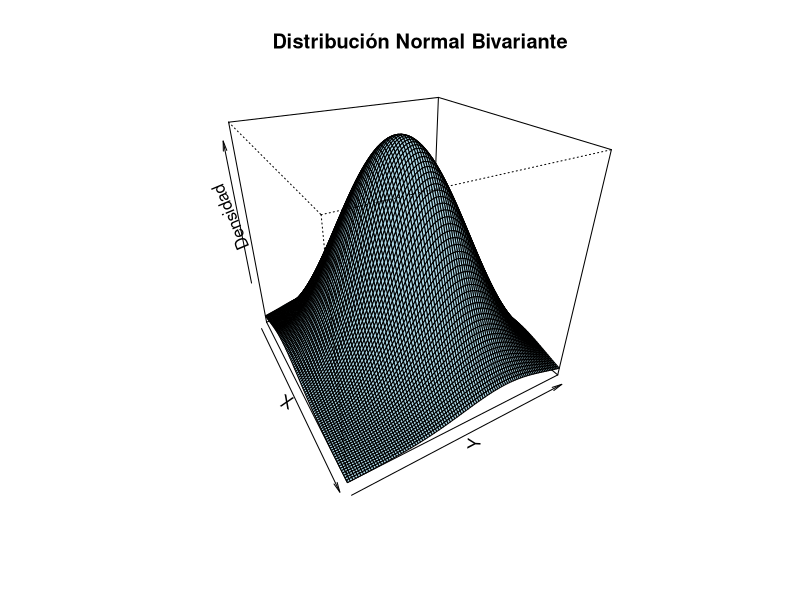

This figure's R source:
# Cargamos la librerí mvtnorm
library(mvtnorm) # Agosto 2023

#library(MASS)
#mvnorm(n,mu,Sigma)

# DefiniMOS los parámetros de la distribución bivariante
mu <- c(1, 1)               
sigma <- matrix(c(2, 0.8, 0.8, 2), ncol = 2)

# Creamos una cuadrícula de puntos en el espacio bivariante
x <- seq(-2, 4, length.out = 100)
y <- seq(-2, 4, length.out = 100)
grid <- expand.grid(x = x, y = y)

# Calculamos la densidad de los puntos
z <- matrix(dmvnorm(grid, mean = mu, sigma = sigma), nrow = length(x))

# Dibujamos 

persp(x, y, z, theta = 60, phi = 30, col = "lightblue", 
      main = "Distribución Normal Bivariante",
      xlab = "X", ylab = "Y", zlab = "Densidad")

